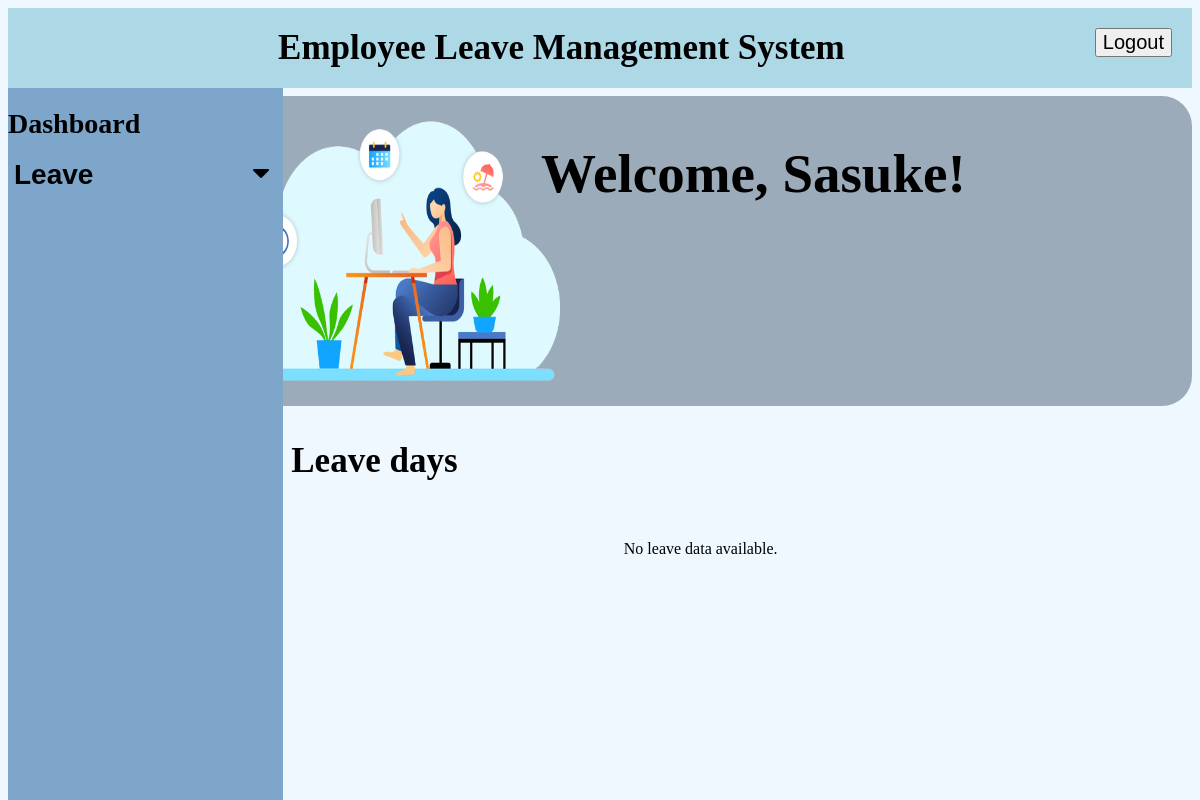
Before: /employee/employeedashboard.php (signed in) with the older database file.
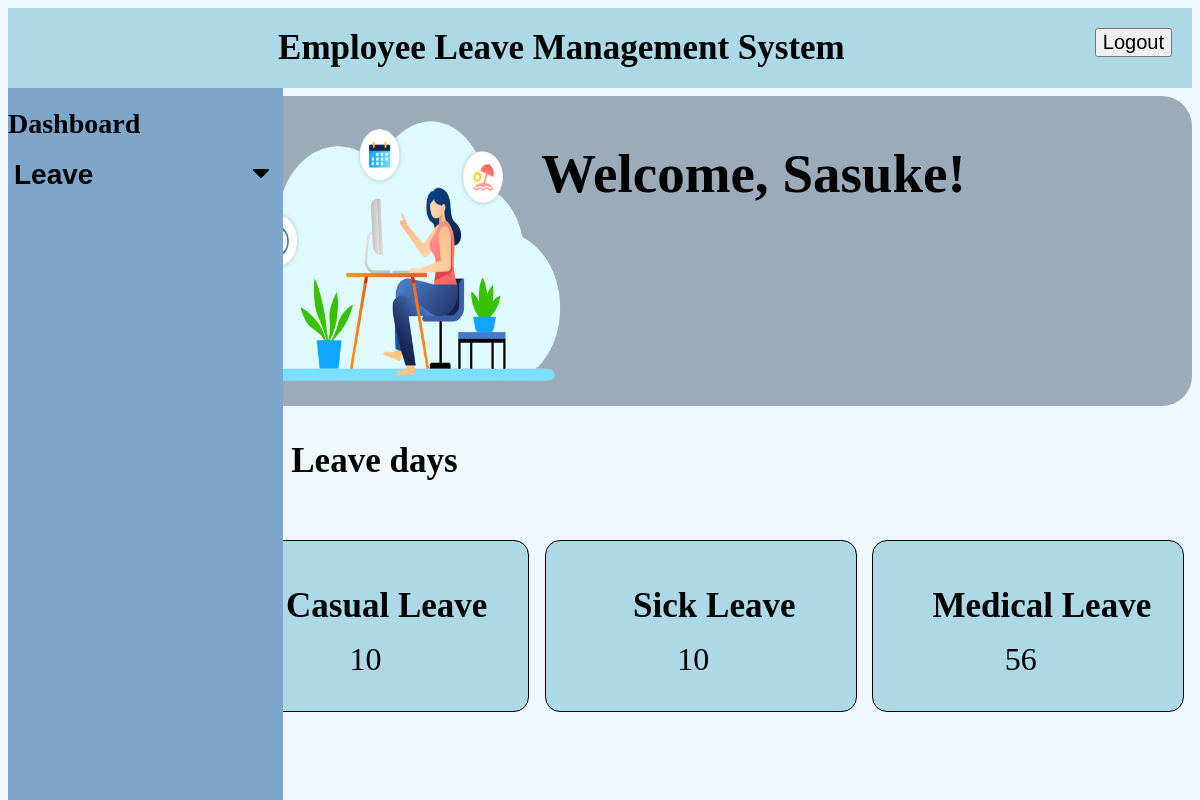
After: the same page with the newer database file.
### tables this page shows
CREATE TABLE `employees_available_leave` (
  `leavedays_id` int(11) NOT NULL,
  `ID` int(11) DEFAULT NULL,
  `Casual leave` int(11) NOT NULL,
  `Sick leave` int(11) NOT NULL,
  `Medical leave` int(11) NOT NULL,
  `Maternity leave` int(11) NOT NULL
);

### employee/employeedashboard.php (the view, shortened to what this page needs)
<?php
include('connection.php');
?>
<html>
    <head>
        <link rel="stylesheet" href="https://cdnjs.cloudflare.com/ajax/libs/font-awesome/4.7.0/css/font-awesome.min.css">
        <link rel ="stylesheet" href="estyle.css">
    </head>
<body>
    <nav>Employee Leave Management System
      <button  class="drop" onclick="window.location.href='logout.php';">Logout
    </button>
    </nav>
    <div class="sidenav">
        <a href ="employeedashboard.php">Dashboard</a><br>
        <button class="dropdown-btn">Leave
            <i class="fa fa-caret-down"></i>
        </button>
        <br>
        <br>
    </div>
    <div class = "main">
       <div class="image">
         <img src = "pic.png">
      </div>
      <div class ="text">
        <h2>
         <?php
          if (isset($_SESSION['firstname'])) {
                 $name = $_SESSION['firstname'];
                    echo "Welcome, " . $name . "!";
}?>
  </h2>
</div>
    </div>
    <h3 style="margin-left:17%;"> Your Leave days</h3>
      <div class="leave-boxes">
    <?php
    $empId = $_SESSION['uid'];
    $query = "SELECT `casual leave`, `sick leave`, `medical leave`, 'maternity leave' FROM employees_available_leave WHERE ID = '$empId'";
    $result = mysqli_query($con, $query);
    if ($result && mysqli_num_rows($result) > 0) {
        $row = mysqli_fetch_assoc($result);
        $casualLeave = $row['casual leave'];
        $sickLeave = $row['sick leave'];
        $medicalLeave = $row['medical leave'];
                echo '<div class="leave-box">';
                echo '<h3>Casual Leave</h3>';
                echo '<p>' . $casualLeave . '</p>';
                echo '</div>';
                echo '<div class="leave-box">';
                echo '<h3>Sick Leave</h3>';
                echo '<p>' . $sickLeave . '</p>';
                echo '</div>';
                echo '<div class="leave-box">';
                echo '<h3>Medical Leave</h3>';
                echo '<p>' . $medicalLeave . '</p>';
                echo '</div>';
            } else {
                echo 'No leave data available.';
            }
            ?>
        </div>
</body>
</html>

Changed rows visible on the page:
added employees_available_leave: Casual leave "10", Sick leave "10", Medical leave "56"
Other visible differences:
text no longer shown: "No leave data available."
text now shown: "Casual Leave Sick Leave Medical Leave"
